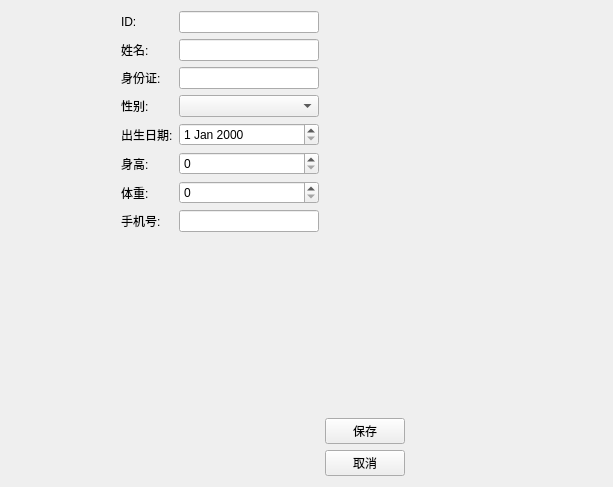
<?xml version="1.0" encoding="UTF-8"?>
<ui version="4.0">
 <class>PatientEditView</class>
 <widget class="QWidget" name="PatientEditView">
  <property name="geometry">
   <rect>
    <x>0</x>
    <y>0</y>
    <width>613</width>
    <height>487</height>
   </rect>
  </property>
  <property name="windowTitle">
   <string>Form</string>
  </property>
  <layout class="QHBoxLayout" name="horizontalLayout">
   <item>
    <spacer name="horizontalSpacer">
     <property name="orientation">
      <enum>Qt::Orientation::Horizontal</enum>
     </property>
     <property name="sizeType">
      <enum>QSizePolicy::Policy::Fixed</enum>
     </property>
     <property name="sizeHint" stdset="0">
      <size>
       <width>110</width>
       <height>20</height>
      </size>
     </property>
    </spacer>
   </item>
   <item>
    <layout class="QFormLayout" name="formLayout">
     <item row="0" column="0">
      <widget class="QLabel" name="label">
       <property name="text">
        <string>ID:</string>
       </property>
      </widget>
     </item>
     <item row="0" column="1">
      <widget class="QLineEdit" name="lineEdit"/>
     </item>
     <item row="1" column="0">
      <widget class="QLabel" name="label_2">
       <property name="text">
        <string>姓名:</string>
       </property>
      </widget>
     </item>
     <item row="1" column="1">
      <widget class="QLineEdit" name="lineEdit_2"/>
     </item>
     <item row="2" column="0">
      <widget class="QLabel" name="label_3">
       <property name="text">
        <string>身份证:</string>
       </property>
      </widget>
     </item>
     <item row="2" column="1">
      <widget class="QLineEdit" name="lineEdit_4"/>
     </item>
     <item row="3" column="0">
      <widget class="QLabel" name="label_4">
       <property name="text">
        <string>性别:</string>
       </property>
      </widget>
     </item>
     <item row="3" column="1">
      <widget class="QComboBox" name="comboBox"/>
     </item>
     <item row="4" column="0">
      <widget class="QLabel" name="label_5">
       <property name="text">
        <string>出生日期:</string>
       </property>
      </widget>
     </item>
     <item row="4" column="1">
      <widget class="QDateEdit" name="dateEdit"/>
     </item>
     <item row="5" column="0">
      <widget class="QLabel" name="label_6">
       <property name="text">
        <string>身高:</string>
       </property>
      </widget>
     </item>
     <item row="5" column="1">
      <widget class="QSpinBox" name="spinBox"/>
     </item>
     <item row="6" column="0">
      <widget class="QLabel" name="label_7">
       <property name="text">
        <string>体重:</string>
       </property>
      </widget>
     </item>
     <item row="6" column="1">
      <widget class="QSpinBox" name="spinBox_2"/>
     </item>
     <item row="7" column="0">
      <widget class="QLabel" name="label_8">
       <property name="text">
        <string>手机号:</string>
       </property>
      </widget>
     </item>
     <item row="7" column="1">
      <widget class="QLineEdit" name="lineEdit_5"/>
     </item>
    </layout>
   </item>
   <item>
    <layout class="QVBoxLayout" name="verticalLayout">
     <item>
      <spacer name="verticalSpacer">
       <property name="orientation">
        <enum>Qt::Orientation::Vertical</enum>
       </property>
       <property name="sizeHint" stdset="0">
        <size>
         <width>20</width>
         <height>40</height>
        </size>
       </property>
      </spacer>
     </item>
     <item>
      <widget class="QPushButton" name="pushButton">
       <property name="text">
        <string>保存</string>
       </property>
      </widget>
     </item>
     <item>
      <widget class="QPushButton" name="pushButton_2">
       <property name="text">
        <string>取消</string>
       </property>
      </widget>
     </item>
    </layout>
   </item>
   <item>
    <spacer name="horizontalSpacer_2">
     <property name="orientation">
      <enum>Qt::Orientation::Horizontal</enum>
     </property>
     <property name="sizeHint" stdset="0">
      <size>
       <width>40</width>
       <height>20</height>
      </size>
     </property>
    </spacer>
   </item>
  </layout>
 </widget>
 <resources/>
 <connections/>
</ui>
